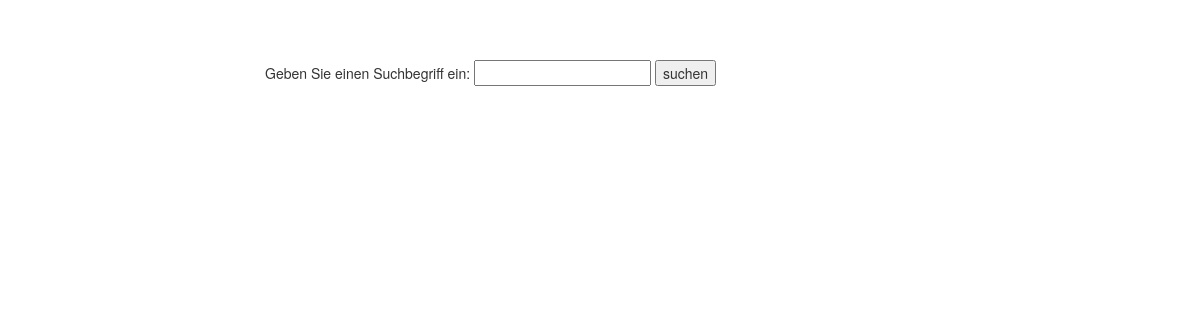
The page /Content/product.php on the database as committed earlier.
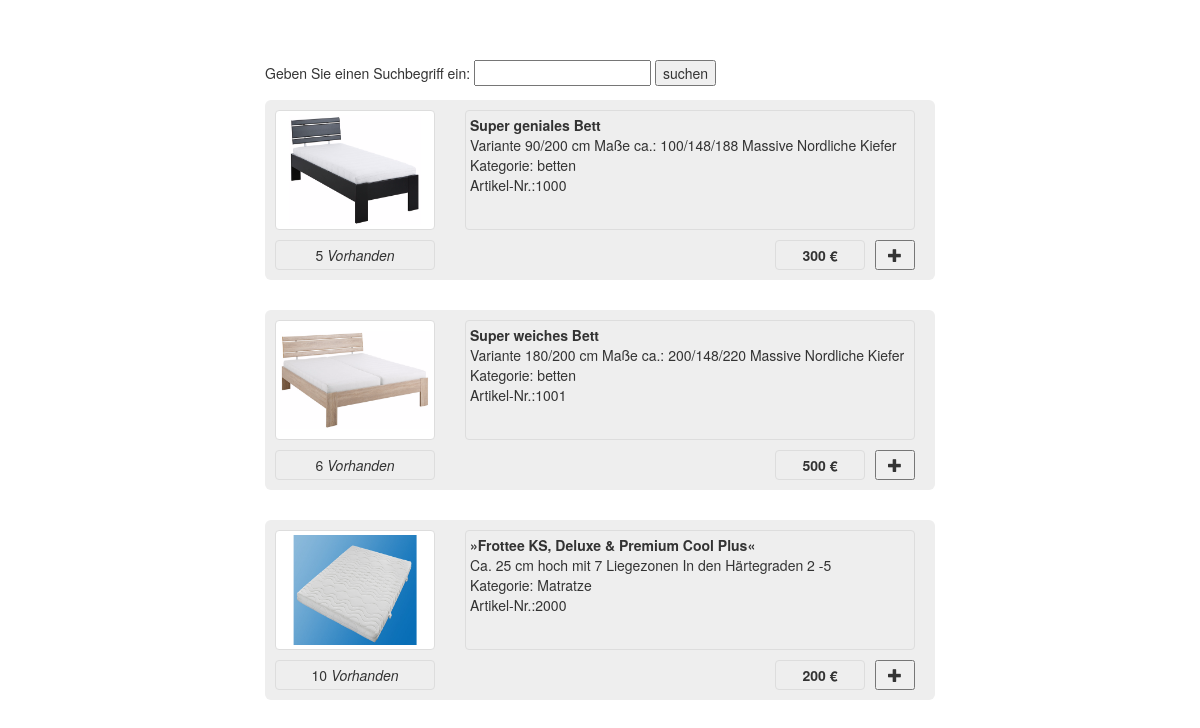
The same page on the database as committed later.
### tables this page shows
CREATE TABLE IF NOT EXISTS `produkt` (
`ProduktID` int(4) NOT NULL,
  `Bezeichnung` text NOT NULL,
  `ProduktInfo` text NOT NULL,
  `Kategorie` text NOT NULL,
  `Artikelbestand` varchar(3) NOT NULL,
  `Dateipfad` text NOT NULL,
  `Preis` varchar(6) NOT NULL
);

### src/Content/product.php (the view, shortened to what this page needs)
<link rel="stylesheet" href="navigation/navyBar.css">
<link rel="stylesheet" href="Content/body.css">
<link rel="stylesheet" href="bootstrap/css/bootstrap.css" type="text/css">
<link rel="stylesheet" href="produkte/produkte.css" type="text/css">
<div class="container bodyContainer">
    <div class="productSuche">
        <form action="" class="productSuche">
            <p>Geben Sie einen Suchbegriff ein:
                <input type="text" name="SuchNach">
                <input type="button" value="suchen" onclick="find(this.form.SuchNach.value, false, false)">
        </form>
    </div>
        <?php
        $sql = "SELECT * FROM produkt";
        $db_erg = mysqli_query( $db_link, $sql );
        ?>
        <?php
        while ($zeile = mysqli_fetch_array( $db_erg, MYSQL_ASSOC))
        {
        ?>
    <div class="jumbotron productContainer">
        <img src="<?php echo $zeile['Dateipfad']; ?>" alt="Bett" class="img-thumbnail productPic">
        <div class="productInfo img-thumbnail">
            <b><?php echo $zeile['Bezeichnung']."</br>";?></b>
            <?php
              echo $zeile['ProduktInfo']."</br>";
              echo "Kategorie: ".$zeile['Kategorie']."</br>";
              echo "Artikel-Nr.:". $zeile['ProduktID'];
            ?>
        </div>
        <div class="img-thumbnail productBestand">
            <center><?php echo $zeile['Artikelbestand']; ?><i>  Vorhanden</i></center>
        </div>
        <div class="img-thumbnail productPreis">
            <center><b><?php echo $zeile['Preis']; ?> €</b></center>
        </div>
        <button class="glyphicon glyphicon-plus pruductHinzufuegen"></button>
    </div>
        <?php
        }
        ?>
</div>

### src/Content/body.css (style rules this page uses)
div.bodyContainer { background-color: #ffffff; position:relative; top:50px; left: 50%; width:700px; height:100%; margin-left: -350px; z-index: 1; }
div.productSuche { position: relative; top: 10px; width: 100%; }
div.productContainer { position: relative; top: 10px; width: 100%; height: 180px; }
img.productPic { position: absolute; left: 10px; top: 10px; width: 160px; height: 120px; }
div.productInfo { position: absolute; width: 450px; height: 120px; left:200px; top: 10px; background-color: transparent; }
div.productBestand { position: absolute; top: 140px; left: 10px; width: 160px; height: 30px; background-color: transparent; }
button.pruductHinzufuegen { position: absolute; top: 140px; left: 610px; width: 40px; height: 30px; }
div.productPreis { position: absolute; top: 140px; left: 510px; width: 90px; height: 30px; background-color: transparent; }

Rows that differ between the two databases and show on the page:
added produkt: Dateipfad (picture), Bezeichnung "Super geniales Bett", ProduktInfo "Variante 90/200 cm Maße ca.: 100/148/188 Massive Nordliche Kiefer", Kategorie "betten", ProduktID "1000", Artikelbestand "5", Preis "300"
added produkt: Dateipfad (picture), Bezeichnung "Super weiches Bett", ProduktInfo "Variante 180/200 cm Maße ca.: 200/148/220 Massive Nordliche Kiefer", Kategorie "betten", ProduktID "1001", Artikelbestand "6", Preis "500"
added produkt: Dateipfad (picture), Bezeichnung "»Frottee KS, Deluxe & Premium Cool Plus«", ProduktInfo "Ca. 25 cm hoch mit 7 Liegezonen In den Härtegraden 2 -5", Kategorie "Matratze", ProduktID "2000", Artikelbestand "10", Preis "200"
